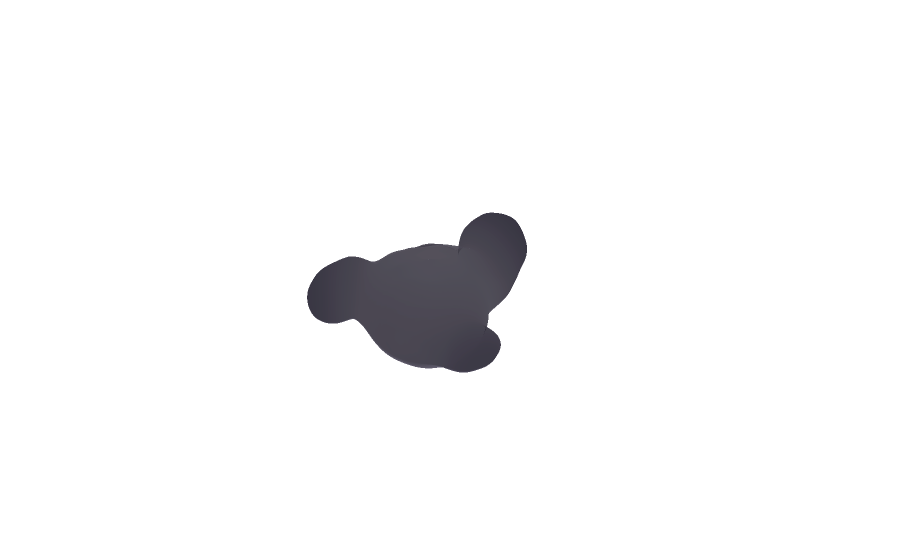

Source (notebook cell):
### Code cell
center = v.mean(axis=0)
r = np.linalg.norm(v - center, axis=1)
r_norm = (r - r.min()) / (r.max() - r.min() + 1e-9)

fig = go.Figure()

fig.add_trace(
    go.Mesh3d(
        x=v[:,0], y=v[:,1], z=v[:,2],
        i=mesh.f[:,0], j=mesh.f[:,1], k=mesh.f[:,2],
        intensity=r_norm,
        colorscale=[
            [0.0, "rgb(230,220,255)"],  # light in center
            [1.0, "rgb(110,100,150)"],  # darker at edges
        ],
        showscale=False,
        opacity=0.7,
        flatshading=False,
        lighting=dict(
            ambient=0.3,
            diffuse=0.8,
            specular=0.4,
            roughness=0.4,
        ),
        lightposition=dict(x=0, y=0, z=1),
    )
)

fig.update_layout(
    scene=dict(
        xaxis=dict(visible=False),
        yaxis=dict(visible=False),
        zaxis=dict(visible=False),
        aspectmode="data",
        camera=dict(projection=dict(type="orthographic")),
    )
)

fig.show()

### Figure 1 — Plotly figure (JSON) as saved in the notebook; plotly's stock layout.template omitted (floating-point values rounded to 4 significant figures; data arrays with more than 128 entries replaced by an {"elided": "..."} marker saying what was removed)
{"data": [{"colorscale": [[0, "rgb(230,220,255)"], [1, "rgb(110,100,150)"]], "flatshading": false, "i": {"elided": "35998 int values"}, "intensity": {"elided": "18001 float values"}, "j": {"elided": "35998 int values"}, "k": {"elided": "35998 int values"}, "lighting": {"ambient": 0.3, "diffuse": 0.8, "roughness": 0.4, "specular": 0.4}, "lightposition": {"x": 0, "y": 0, "z": 1}, "opacity": 0.7, "showscale": false, "type": "mesh3d", "x": {"elided": "18001 float values"}, "y": {"elided": "18001 float values"}, "z": {"elided": "18001 float values"}}], "layout": {"scene": {"aspectmode": "data", "camera": {"projection": {"type": "orthographic"}}, "xaxis": {"visible": false}, "yaxis": {"visible": false}, "zaxis": {"visible": false}}}}
